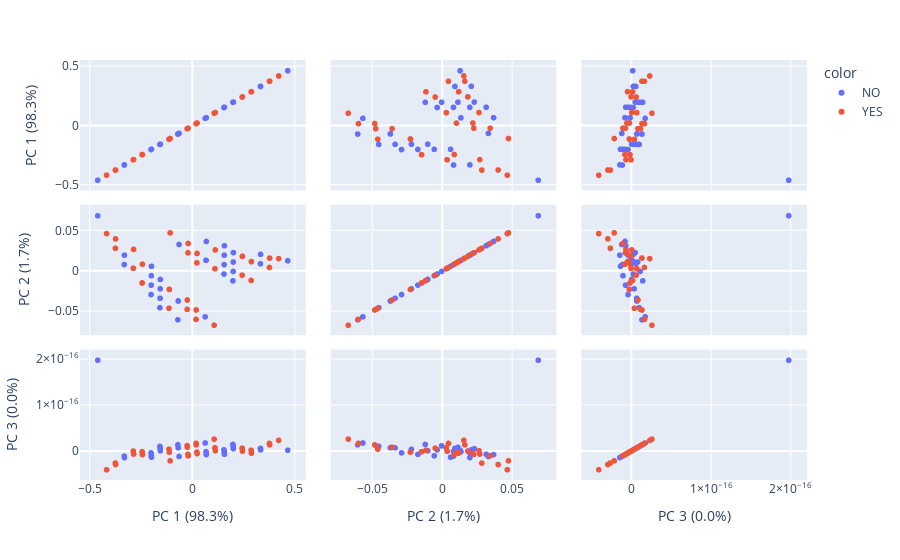

Here is the notebook cell this chart was saved with:
### Code cell
import plotly.express as px

features = ['A','B','C']

pca = PCA()
components = pca.fit_transform(df[features])
labels = {
    str(i): f"PC {i+1} ({var:.1f}%)"
    for i, var in enumerate(pca.explained_variance_ratio_ * 100)
}
fig = px.scatter_matrix(
components,
labels=labels,
dimensions=range(len(features)),
color=df["STATUS"]
)
fig.update_traces(diagonal_visible=True)
fig.show()

### Figure 1 — Plotly figure (JSON) as saved in the notebook; plotly's stock layout.template omitted (floating-point values rounded to 4 significant figures)
{"data": [{"diagonal": {"visible": true}, "dimensions": [{"axis": {"matches": true}, "label": "PC 1 (98.3%)", "values": [-0.4607, -0.3316, -0.201, -0.1577, -0.3309, -0.2003, -0.157, -0.07005, -0.1996, -0.1563, -0.06864, -0.1989, -0.1556, -0.06864, 0.06299, -0.06441, 0.06723, 0.1548, 0.1985, 0.06723, 0.1555, 0.1992, 0.06864, 0.1562, 0.1999, 0.3326, 0.1569, 0.2006, 0.3333, 0.4657]}, {"axis": {"matches": true}, "label": "PC 2 (1.7%)", "values": [0.0689, 0.008275, -0.02896, -0.04527, 0.01997, -0.01726, -0.03357, -0.06034, -0.005563, -0.02187, -0.03695, 0.006135, -0.01018, -0.03695, -0.05663, 0.03324, 0.01355, -0.003472, -0.01198, 0.01355, 0.008226, -0.000286, 0.03695, 0.01992, 0.01141, 0.009271, 0.03162, 0.02311, 0.02097, 0.01298]}, {"axis": {"matches": true}, "label": "PC 3 (0.0%)", "values": [1.98e-16, -1.079e-17, -3.666e-18, 1.036e-17, -1.395e-17, -6.825e-18, 7.197e-18, 1.38e-17, -9.985e-18, 4.038e-18, 7.476e-18, -1.315e-17, 8.778e-19, 7.476e-18, 1.78e-17, -1.148e-17, -1.156e-18, 2.809e-18, 1.473e-17, -1.156e-18, -3.512e-19, 1.157e-17, -7.476e-18, -3.511e-18, 8.405e-18, 6.046e-18, -6.671e-18, 5.246e-18, 2.886e-18, 2.106e-18]}], "hovertemplate": "color=NO<br>%{xaxis.title.text}=%{x}<br>%{yaxis.title.text}=%{y}<extra></extra>", "legendgroup": "NO", "marker": {"color": "#636efa", "symbol": "circle"}, "name": "NO", "showlegend": true, "type": "splom"}, {"diagonal": {"visible": true}, "dimensions": [{"axis": {"matches": true}, "label": "PC 1 (98.3%)", "values": [-0.4178, -0.3746, -0.2876, -0.2444, -0.3739, -0.2876, -0.2444, -0.1135, -0.2862, -0.243, -0.1121, -0.025, 0.01853, -0.1121, -0.02429, 0.01923, 0.1066, -0.1078, -0.02076, 0.02276, 0.1109, -0.02006, 0.02347, 0.1109, 0.2432, 0.2871, 0.1123, 0.2446, 0.2885, 0.3766, 0.2446, 0.2885, 0.3773, 0.4216]}, {"axis": {"matches": true}, "label": "PC 2 (1.7%)", "values": [0.04674, 0.02848, 0.003662, -0.0146, 0.04018, 0.003662, -0.0146, -0.04598, 0.02706, 0.008798, -0.02259, -0.04741, -0.05982, -0.02259, -0.03571, -0.04812, -0.06709, 0.0476, 0.02278, 0.01037, 0.00309, 0.03447, 0.02206, 0.00309, -0.004899, -0.01146, 0.02649, 0.0185, 0.01193, 0.004659, 0.0185, 0.01193, 0.01636, 0.01564]}, {"axis": {"matches": true}, "label": "PC 3 (0.0%)", "values": [-4.041e-17, -2.586e-17, 7.763e-20, -1.267e-18, -2.902e-17, 7.763e-20, -1.267e-18, 4.273e-18, -6.242e-18, -7.587e-18, -2.047e-18, 1.197e-17, 1.699e-17, -2.047e-18, 8.812e-18, 1.383e-17, 2.627e-17, -2.101e-17, -6.988e-18, -1.965e-18, 7.313e-18, -1.015e-17, -5.125e-18, 7.313e-18, 6.534e-18, 2.029e-18, 9.938e-19, 2.141e-19, -4.291e-18, 1.691e-17, 2.141e-19, -4.291e-18, 1.375e-17, 2.356e-17]}], "hovertemplate": "color=YES<br>%{xaxis.title.text}=%{x}<br>%{yaxis.title.text}=%{y}<extra></extra>", "legendgroup": "YES", "marker": {"color": "#EF553B", "symbol": "circle"}, "name": "YES", "showlegend": true, "type": "splom"}], "layout": {"dragmode": "select", "legend": {"title": {"text": "color"}, "tracegroupgap": 0}, "margin": {"t": 60}}}
